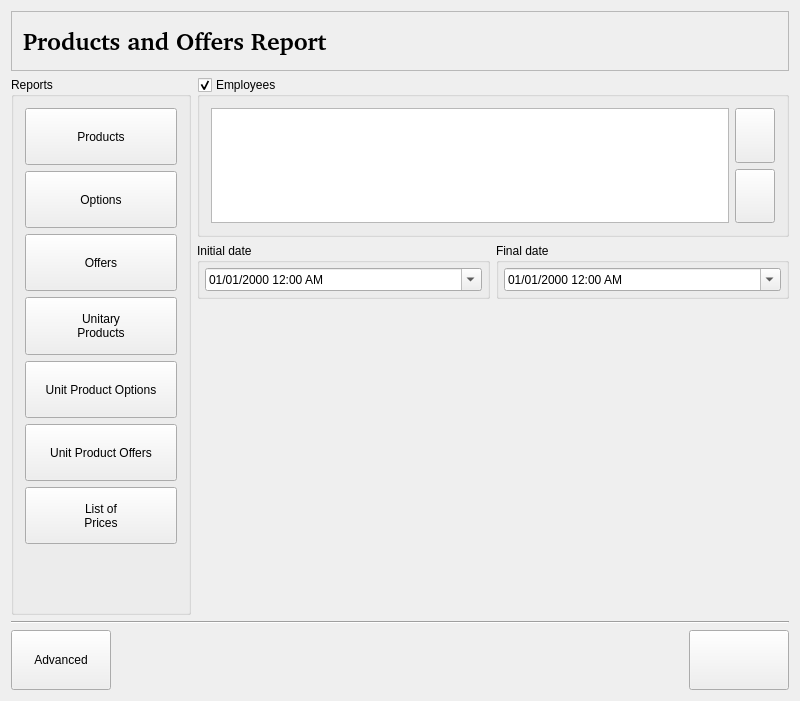
<?xml version="1.0" encoding="UTF-8"?>
<ui version="4.0">
 <class>ProdAndOfferReportWidgetBase</class>
 <widget class="QWidget" name="ProdAndOfferReportWidgetBase">
  <property name="geometry">
   <rect>
    <x>0</x>
    <y>0</y>
    <width>800</width>
    <height>701</height>
   </rect>
  </property>
  <property name="minimumSize">
   <size>
    <width>800</width>
    <height>0</height>
   </size>
  </property>
  <property name="maximumSize">
   <size>
    <width>800</width>
    <height>32767</height>
   </size>
  </property>
  <property name="windowTitle">
   <string>Form1</string>
  </property>
  <layout class="QVBoxLayout">
   <property name="spacing">
    <number>0</number>
   </property>
   <property name="leftMargin">
    <number>0</number>
   </property>
   <property name="topMargin">
    <number>0</number>
   </property>
   <property name="rightMargin">
    <number>0</number>
   </property>
   <property name="bottomMargin">
    <number>0</number>
   </property>
   <item>
    <widget class="QStackedWidget" name="stack">
     <property name="currentIndex">
      <number>0</number>
     </property>
     <widget class="QWidget" name="main_page">
      <property name="sizePolicy">
       <sizepolicy hsizetype="Expanding" vsizetype="Expanding">
        <horstretch>0</horstretch>
        <verstretch>0</verstretch>
       </sizepolicy>
      </property>
      <layout class="QVBoxLayout">
       <item>
        <widget class="QFrame" name="Frame3">
         <property name="minimumSize">
          <size>
           <width>0</width>
           <height>60</height>
          </size>
         </property>
         <property name="maximumSize">
          <size>
           <width>32567</width>
           <height>60</height>
          </size>
         </property>
         <property name="frameShape">
          <enum>QFrame::StyledPanel</enum>
         </property>
         <property name="frameShadow">
          <enum>QFrame::Raised</enum>
         </property>
         <property name="lineWidth">
          <number>2</number>
         </property>
         <layout class="QHBoxLayout">
          <property name="spacing">
           <number>6</number>
          </property>
          <property name="leftMargin">
           <number>11</number>
          </property>
          <property name="topMargin">
           <number>11</number>
          </property>
          <property name="rightMargin">
           <number>11</number>
          </property>
          <property name="bottomMargin">
           <number>11</number>
          </property>
          <item>
           <widget class="QLabel" name="title">
            <property name="font">
             <font>
              <family>Nimbus Sans l [Urw]</family>
              <pointsize>18</pointsize>
              <bold>true</bold>
             </font>
            </property>
            <property name="text">
             <string>Products and Offers Report</string>
            </property>
            <property name="wordWrap">
             <bool>false</bool>
            </property>
           </widget>
          </item>
          <item>
           <spacer name="Spacer3">
            <property name="orientation">
             <enum>Qt::Horizontal</enum>
            </property>
            <property name="sizeType">
             <enum>QSizePolicy::Expanding</enum>
            </property>
            <property name="sizeHint" stdset="0">
             <size>
              <width>181</width>
              <height>0</height>
             </size>
            </property>
           </spacer>
          </item>
         </layout>
        </widget>
       </item>
       <item>
        <layout class="QHBoxLayout">
         <item>
          <widget class="QGroupBox" name="report_buttongroup">
           <property name="maximumSize">
            <size>
             <width>180</width>
             <height>32767</height>
            </size>
           </property>
           <property name="title">
            <string>Reports</string>
           </property>
           <property name="exclusive" stdset="0">
            <bool>true</bool>
           </property>
           <layout class="QVBoxLayout">
            <item>
             <widget class="QPushButton" name="productos_button">
              <property name="sizePolicy">
               <sizepolicy hsizetype="Expanding" vsizetype="Expanding">
                <horstretch>0</horstretch>
                <verstretch>0</verstretch>
               </sizepolicy>
              </property>
              <property name="maximumSize">
               <size>
                <width>32767</width>
                <height>60</height>
               </size>
              </property>
              <property name="text">
               <string>Products</string>
              </property>
              <property name="icon">
               <iconset>
                <normaloff>image0</normaloff>image0</iconset>
              </property>
              <property name="checkable">
               <bool>true</bool>
              </property>
             </widget>
            </item>
            <item>
             <widget class="QPushButton" name="opciones_button">
              <property name="sizePolicy">
               <sizepolicy hsizetype="Expanding" vsizetype="Expanding">
                <horstretch>0</horstretch>
                <verstretch>0</verstretch>
               </sizepolicy>
              </property>
              <property name="maximumSize">
               <size>
                <width>32767</width>
                <height>60</height>
               </size>
              </property>
              <property name="text">
               <string>Options</string>
              </property>
              <property name="icon">
               <iconset>
                <normaloff>image1</normaloff>image1</iconset>
              </property>
              <property name="checkable">
               <bool>true</bool>
              </property>
             </widget>
            </item>
            <item>
             <widget class="QPushButton" name="ofertas_button">
              <property name="sizePolicy">
               <sizepolicy hsizetype="Expanding" vsizetype="Expanding">
                <horstretch>0</horstretch>
                <verstretch>0</verstretch>
               </sizepolicy>
              </property>
              <property name="maximumSize">
               <size>
                <width>32767</width>
                <height>60</height>
               </size>
              </property>
              <property name="text">
               <string>Offers</string>
              </property>
              <property name="icon">
               <iconset>
                <normaloff>image1</normaloff>image1</iconset>
              </property>
              <property name="checkable">
               <bool>true</bool>
              </property>
             </widget>
            </item>
            <item>
             <widget class="QPushButton" name="prod_unitarios_button">
              <property name="sizePolicy">
               <sizepolicy hsizetype="Expanding" vsizetype="Expanding">
                <horstretch>0</horstretch>
                <verstretch>0</verstretch>
               </sizepolicy>
              </property>
              <property name="maximumSize">
               <size>
                <width>32767</width>
                <height>60</height>
               </size>
              </property>
              <property name="text">
               <string>Unitary
Products</string>
              </property>
              <property name="icon">
               <iconset>
                <normaloff>image2</normaloff>image2</iconset>
              </property>
              <property name="checkable">
               <bool>true</bool>
              </property>
             </widget>
            </item>
            <item>
             <widget class="QPushButton" name="opciones_prod_unitarios_button">
              <property name="sizePolicy">
               <sizepolicy hsizetype="Expanding" vsizetype="Expanding">
                <horstretch>0</horstretch>
                <verstretch>0</verstretch>
               </sizepolicy>
              </property>
              <property name="maximumSize">
               <size>
                <width>32767</width>
                <height>60</height>
               </size>
              </property>
              <property name="text">
               <string>Unit Product Options</string>
              </property>
              <property name="icon">
               <iconset>
                <normaloff>image1</normaloff>image1</iconset>
              </property>
              <property name="checkable">
               <bool>true</bool>
              </property>
             </widget>
            </item>
            <item>
             <widget class="QPushButton" name="ofertas_prod_unitarios_button">
              <property name="sizePolicy">
               <sizepolicy hsizetype="Expanding" vsizetype="Expanding">
                <horstretch>0</horstretch>
                <verstretch>0</verstretch>
               </sizepolicy>
              </property>
              <property name="maximumSize">
               <size>
                <width>32767</width>
                <height>60</height>
               </size>
              </property>
              <property name="text">
               <string>Unit Product Offers</string>
              </property>
              <property name="icon">
               <iconset>
                <normaloff>image1</normaloff>image1</iconset>
              </property>
              <property name="checkable">
               <bool>true</bool>
              </property>
             </widget>
            </item>
            <item>
             <widget class="QPushButton" name="precios_button">
              <property name="sizePolicy">
               <sizepolicy hsizetype="Expanding" vsizetype="Expanding">
                <horstretch>0</horstretch>
                <verstretch>0</verstretch>
               </sizepolicy>
              </property>
              <property name="maximumSize">
               <size>
                <width>32767</width>
                <height>60</height>
               </size>
              </property>
              <property name="text">
               <string>List of
Prices</string>
              </property>
              <property name="icon">
               <iconset>
                <normaloff>image3</normaloff>image3</iconset>
              </property>
              <property name="checkable">
               <bool>true</bool>
              </property>
             </widget>
            </item>
            <item>
             <spacer name="spacer1">
              <property name="orientation">
               <enum>Qt::Vertical</enum>
              </property>
              <property name="sizeType">
               <enum>QSizePolicy::Expanding</enum>
              </property>
              <property name="sizeHint" stdset="0">
               <size>
                <width>20</width>
                <height>50</height>
               </size>
              </property>
             </spacer>
            </item>
           </layout>
          </widget>
         </item>
         <item>
          <layout class="QVBoxLayout">
           <item>
            <widget class="QGroupBox" name="employee_groupbox">
             <property name="sizePolicy">
              <sizepolicy hsizetype="Preferred" vsizetype="Expanding">
               <horstretch>0</horstretch>
               <verstretch>1</verstretch>
              </sizepolicy>
             </property>
             <property name="maximumSize">
              <size>
               <width>32767</width>
               <height>160</height>
              </size>
             </property>
             <property name="title">
              <string>Employees</string>
             </property>
             <property name="checkable">
              <bool>true</bool>
             </property>
             <layout class="QHBoxLayout">
              <item>
               <widget class="QListView" name="employee_listview">
                <property name="sizePolicy">
                 <sizepolicy hsizetype="Expanding" vsizetype="Expanding">
                  <horstretch>0</horstretch>
                  <verstretch>1</verstretch>
                 </sizepolicy>
                </property>
                <property name="font">
                 <font>
                  <pointsize>16</pointsize>
                 </font>
                </property>
               </widget>
              </item>
              <item>
               <layout class="QVBoxLayout">
                <item>
                 <widget class="QPushButton" name="up_employee_button">
                  <property name="sizePolicy">
                   <sizepolicy hsizetype="Minimum" vsizetype="Preferred">
                    <horstretch>0</horstretch>
                    <verstretch>0</verstretch>
                   </sizepolicy>
                  </property>
                  <property name="text">
                   <string/>
                  </property>
                 </widget>
                </item>
                <item>
                 <widget class="QPushButton" name="down_employee_button">
                  <property name="sizePolicy">
                   <sizepolicy hsizetype="Minimum" vsizetype="Preferred">
                    <horstretch>0</horstretch>
                    <verstretch>0</verstretch>
                   </sizepolicy>
                  </property>
                  <property name="text">
                   <string/>
                  </property>
                 </widget>
                </item>
               </layout>
              </item>
             </layout>
            </widget>
           </item>
           <item>
            <layout class="QHBoxLayout">
             <item>
              <widget class="QGroupBox" name="init_date_groupbox">
               <property name="sizePolicy">
                <sizepolicy hsizetype="Expanding" vsizetype="Fixed">
                 <horstretch>0</horstretch>
                 <verstretch>0</verstretch>
                </sizepolicy>
               </property>
               <property name="title">
                <string>Initial date</string>
               </property>
               <layout class="QVBoxLayout">
                <property name="spacing">
                 <number>0</number>
                </property>
                <property name="leftMargin">
                 <number>5</number>
                </property>
                <property name="topMargin">
                 <number>5</number>
                </property>
                <property name="rightMargin">
                 <number>5</number>
                </property>
                <property name="bottomMargin">
                 <number>5</number>
                </property>
                <item>
                 <widget class="QDateTimeEdit" name="init_datepicker">
                  <property name="sizePolicy">
                   <sizepolicy hsizetype="Expanding" vsizetype="Preferred">
                    <horstretch>0</horstretch>
                    <verstretch>0</verstretch>
                   </sizepolicy>
                  </property>
                  <property name="displayFormat">
                   <string>MM/dd/yyyy h:mm AP</string>
                  </property>
                  <property name="calendarPopup">
                   <bool>true</bool>
                  </property>
                 </widget>
                </item>
               </layout>
              </widget>
             </item>
             <item>
              <widget class="QGroupBox" name="end_date_groupbox">
               <property name="sizePolicy">
                <sizepolicy hsizetype="Expanding" vsizetype="Fixed">
                 <horstretch>0</horstretch>
                 <verstretch>0</verstretch>
                </sizepolicy>
               </property>
               <property name="title">
                <string>Final date</string>
               </property>
               <layout class="QVBoxLayout">
                <property name="spacing">
                 <number>0</number>
                </property>
                <property name="leftMargin">
                 <number>5</number>
                </property>
                <property name="topMargin">
                 <number>5</number>
                </property>
                <property name="rightMargin">
                 <number>5</number>
                </property>
                <property name="bottomMargin">
                 <number>5</number>
                </property>
                <item>
                 <widget class="QDateTimeEdit" name="end_datepicker">
                  <property name="sizePolicy">
                   <sizepolicy hsizetype="Expanding" vsizetype="Preferred">
                    <horstretch>0</horstretch>
                    <verstretch>0</verstretch>
                   </sizepolicy>
                  </property>
                  <property name="displayFormat">
                   <string>MM/dd/yyyy h:mm AP</string>
                  </property>
                  <property name="calendarPopup">
                   <bool>true</bool>
                  </property>
                 </widget>
                </item>
               </layout>
              </widget>
             </item>
            </layout>
           </item>
           <item>
            <spacer name="spacer30">
             <property name="orientation">
              <enum>Qt::Vertical</enum>
             </property>
             <property name="sizeType">
              <enum>QSizePolicy::Expanding</enum>
             </property>
             <property name="sizeHint" stdset="0">
              <size>
               <width>20</width>
               <height>0</height>
              </size>
             </property>
            </spacer>
           </item>
          </layout>
         </item>
        </layout>
       </item>
       <item>
        <widget class="Line" name="line3">
         <property name="frameShape">
          <enum>QFrame::HLine</enum>
         </property>
         <property name="frameShadow">
          <enum>QFrame::Sunken</enum>
         </property>
        </widget>
       </item>
       <item>
        <layout class="QHBoxLayout">
         <item>
          <widget class="QPushButton" name="advanced_button">
           <property name="minimumSize">
            <size>
             <width>100</width>
             <height>60</height>
            </size>
           </property>
           <property name="text">
            <string>Advanced</string>
           </property>
           <property name="icon">
            <iconset>
             <normaloff>image6</normaloff>image6</iconset>
           </property>
           <property name="checkable">
            <bool>true</bool>
           </property>
           <property name="autoRepeat">
            <bool>false</bool>
           </property>
          </widget>
         </item>
         <item>
          <spacer name="spacer38">
           <property name="orientation">
            <enum>Qt::Horizontal</enum>
           </property>
           <property name="sizeType">
            <enum>QSizePolicy::Expanding</enum>
           </property>
           <property name="sizeHint" stdset="0">
            <size>
             <width>298</width>
             <height>20</height>
            </size>
           </property>
          </spacer>
         </item>
         <item>
          <widget class="QPushButton" name="ok_button">
           <property name="enabled">
            <bool>true</bool>
           </property>
           <property name="minimumSize">
            <size>
             <width>100</width>
             <height>60</height>
            </size>
           </property>
           <property name="text">
            <string/>
           </property>
          </widget>
         </item>
        </layout>
       </item>
      </layout>
     </widget>
     <widget class="QWidget" name="progress_page">
      <layout class="QVBoxLayout">
       <property name="spacing">
        <number>4</number>
       </property>
       <property name="leftMargin">
        <number>4</number>
       </property>
       <property name="topMargin">
        <number>4</number>
       </property>
       <property name="rightMargin">
        <number>4</number>
       </property>
       <property name="bottomMargin">
        <number>4</number>
       </property>
       <item>
        <widget class="QFrame" name="Frame3_2">
         <property name="minimumSize">
          <size>
           <width>0</width>
           <height>60</height>
          </size>
         </property>
         <property name="maximumSize">
          <size>
           <width>32567</width>
           <height>60</height>
          </size>
         </property>
         <property name="frameShape">
          <enum>QFrame::StyledPanel</enum>
         </property>
         <property name="frameShadow">
          <enum>QFrame::Raised</enum>
         </property>
         <property name="lineWidth">
          <number>2</number>
         </property>
         <layout class="QHBoxLayout">
          <property name="spacing">
           <number>6</number>
          </property>
          <property name="leftMargin">
           <number>11</number>
          </property>
          <property name="topMargin">
           <number>11</number>
          </property>
          <property name="rightMargin">
           <number>11</number>
          </property>
          <property name="bottomMargin">
           <number>11</number>
          </property>
          <item>
           <widget class="QLabel" name="title_generacion">
            <property name="font">
             <font>
              <family>Nimbus Sans l [Urw]</family>
              <pointsize>18</pointsize>
              <bold>true</bold>
             </font>
            </property>
            <property name="text">
             <string>Generating Report</string>
            </property>
            <property name="wordWrap">
             <bool>false</bool>
            </property>
           </widget>
          </item>
          <item>
           <spacer name="Spacer3_2">
            <property name="orientation">
             <enum>Qt::Horizontal</enum>
            </property>
            <property name="sizeType">
             <enum>QSizePolicy::Expanding</enum>
            </property>
            <property name="sizeHint" stdset="0">
             <size>
              <width>181</width>
              <height>0</height>
             </size>
            </property>
           </spacer>
          </item>
         </layout>
        </widget>
       </item>
       <item>
        <spacer name="spacer48">
         <property name="orientation">
          <enum>Qt::Vertical</enum>
         </property>
         <property name="sizeType">
          <enum>QSizePolicy::Fixed</enum>
         </property>
         <property name="sizeHint" stdset="0">
          <size>
           <width>20</width>
           <height>61</height>
          </size>
         </property>
        </spacer>
       </item>
       <item>
        <layout class="QHBoxLayout">
         <item>
          <spacer name="spacer49">
           <property name="orientation">
            <enum>Qt::Horizontal</enum>
           </property>
           <property name="sizeType">
            <enum>QSizePolicy::Expanding</enum>
           </property>
           <property name="sizeHint" stdset="0">
            <size>
             <width>101</width>
             <height>20</height>
            </size>
           </property>
          </spacer>
         </item>
         <item>
          <layout class="QVBoxLayout">
           <item>
            <widget class="QLabel" name="textLabel2">
             <property name="text">
              <string>Reports are being generated
This operation can take a few minutes.</string>
             </property>
             <property name="alignment">
              <set>Qt::AlignCenter</set>
             </property>
             <property name="wordWrap">
              <bool>false</bool>
             </property>
            </widget>
           </item>
           <item>
            <layout class="QHBoxLayout"/>
           </item>
           <item>
            <widget class="QProgressBar" name="progress_bar">
             <property name="minimumSize">
              <size>
               <width>400</width>
               <height>0</height>
              </size>
             </property>
            </widget>
           </item>
          </layout>
         </item>
         <item>
          <spacer name="spacer50">
           <property name="orientation">
            <enum>Qt::Horizontal</enum>
           </property>
           <property name="sizeType">
            <enum>QSizePolicy::Expanding</enum>
           </property>
           <property name="sizeHint" stdset="0">
            <size>
             <width>91</width>
             <height>20</height>
            </size>
           </property>
          </spacer>
         </item>
        </layout>
       </item>
       <item>
        <spacer name="spacer51">
         <property name="orientation">
          <enum>Qt::Vertical</enum>
         </property>
         <property name="sizeType">
          <enum>QSizePolicy::Expanding</enum>
         </property>
         <property name="sizeHint" stdset="0">
          <size>
           <width>20</width>
           <height>431</height>
          </size>
         </property>
        </spacer>
       </item>
      </layout>
     </widget>
     <widget class="QWidget" name="view_page">
      <layout class="QVBoxLayout">
       <item>
        <widget class="QFrame" name="kghostview_frame">
         <property name="sizePolicy">
          <sizepolicy hsizetype="Expanding" vsizetype="Expanding">
           <horstretch>0</horstretch>
           <verstretch>0</verstretch>
          </sizepolicy>
         </property>
         <property name="minimumSize">
          <size>
           <width>0</width>
           <height>600</height>
          </size>
         </property>
         <property name="frameShape">
          <enum>QFrame::NoFrame</enum>
         </property>
         <property name="frameShadow">
          <enum>QFrame::Plain</enum>
         </property>
        </widget>
       </item>
       <item>
        <widget class="Line" name="line8">
         <property name="frameShape">
          <enum>QFrame::HLine</enum>
         </property>
         <property name="frameShadow">
          <enum>QFrame::Sunken</enum>
         </property>
        </widget>
       </item>
       <item>
        <layout class="QHBoxLayout">
         <item>
          <widget class="QPushButton" name="start_gv_button">
           <property name="sizePolicy">
            <sizepolicy hsizetype="Minimum" vsizetype="Expanding">
             <horstretch>0</horstretch>
             <verstretch>0</verstretch>
            </sizepolicy>
           </property>
           <property name="minimumSize">
            <size>
             <width>60</width>
             <height>60</height>
            </size>
           </property>
           <property name="maximumSize">
            <size>
             <width>60</width>
             <height>60</height>
            </size>
           </property>
           <property name="text">
            <string/>
           </property>
          </widget>
         </item>
         <item>
          <widget class="QPushButton" name="prev_gv_button">
           <property name="sizePolicy">
            <sizepolicy hsizetype="Minimum" vsizetype="Expanding">
             <horstretch>0</horstretch>
             <verstretch>0</verstretch>
            </sizepolicy>
           </property>
           <property name="minimumSize">
            <size>
             <width>60</width>
             <height>60</height>
            </size>
           </property>
           <property name="maximumSize">
            <size>
             <width>60</width>
             <height>60</height>
            </size>
           </property>
           <property name="text">
            <string/>
           </property>
          </widget>
         </item>
         <item>
          <widget class="QPushButton" name="down_gv_button">
           <property name="sizePolicy">
            <sizepolicy hsizetype="Minimum" vsizetype="Expanding">
             <horstretch>0</horstretch>
             <verstretch>0</verstretch>
            </sizepolicy>
           </property>
           <property name="minimumSize">
            <size>
             <width>60</width>
             <height>60</height>
            </size>
           </property>
           <property name="maximumSize">
            <size>
             <width>60</width>
             <height>60</height>
            </size>
           </property>
           <property name="text">
            <string/>
           </property>
           <property name="autoRepeat">
            <bool>true</bool>
           </property>
          </widget>
         </item>
         <item>
          <widget class="QPushButton" name="zoomin_gv_button">
           <property name="sizePolicy">
            <sizepolicy hsizetype="Minimum" vsizetype="Expanding">
             <horstretch>0</horstretch>
             <verstretch>0</verstretch>
            </sizepolicy>
           </property>
           <property name="minimumSize">
            <size>
             <width>60</width>
             <height>60</height>
            </size>
           </property>
           <property name="maximumSize">
            <size>
             <width>60</width>
             <height>60</height>
            </size>
           </property>
           <property name="text">
            <string/>
           </property>
           <property name="autoRepeat">
            <bool>false</bool>
           </property>
          </widget>
         </item>
         <item>
          <widget class="QPushButton" name="zoomout_gv_button">
           <property name="sizePolicy">
            <sizepolicy hsizetype="Minimum" vsizetype="Expanding">
             <horstretch>0</horstretch>
             <verstretch>0</verstretch>
            </sizepolicy>
           </property>
           <property name="minimumSize">
            <size>
             <width>60</width>
             <height>60</height>
            </size>
           </property>
           <property name="maximumSize">
            <size>
             <width>60</width>
             <height>60</height>
            </size>
           </property>
           <property name="text">
            <string/>
           </property>
           <property name="autoRepeat">
            <bool>false</bool>
           </property>
          </widget>
         </item>
         <item>
          <widget class="QPushButton" name="up_gv_button">
           <property name="sizePolicy">
            <sizepolicy hsizetype="Minimum" vsizetype="Expanding">
             <horstretch>0</horstretch>
             <verstretch>0</verstretch>
            </sizepolicy>
           </property>
           <property name="minimumSize">
            <size>
             <width>60</width>
             <height>60</height>
            </size>
           </property>
           <property name="maximumSize">
            <size>
             <width>60</width>
             <height>60</height>
            </size>
           </property>
           <property name="text">
            <string/>
           </property>
           <property name="autoRepeat">
            <bool>true</bool>
           </property>
          </widget>
         </item>
         <item>
          <widget class="QPushButton" name="next_gv_button">
           <property name="sizePolicy">
            <sizepolicy hsizetype="Minimum" vsizetype="Expanding">
             <horstretch>0</horstretch>
             <verstretch>0</verstretch>
            </sizepolicy>
           </property>
           <property name="minimumSize">
            <size>
             <width>60</width>
             <height>60</height>
            </size>
           </property>
           <property name="maximumSize">
            <size>
             <width>60</width>
             <height>60</height>
            </size>
           </property>
           <property name="text">
            <string/>
           </property>
          </widget>
         </item>
         <item>
          <widget class="QPushButton" name="last_gv_button">
           <property name="sizePolicy">
            <sizepolicy hsizetype="Minimum" vsizetype="Minimum">
             <horstretch>0</horstretch>
             <verstretch>0</verstretch>
            </sizepolicy>
           </property>
           <property name="minimumSize">
            <size>
             <width>60</width>
             <height>60</height>
            </size>
           </property>
           <property name="maximumSize">
            <size>
             <width>60</width>
             <height>60</height>
            </size>
           </property>
           <property name="text">
            <string/>
           </property>
          </widget>
         </item>
         <item>
          <spacer name="spacer59">
           <property name="orientation">
            <enum>Qt::Horizontal</enum>
           </property>
           <property name="sizeType">
            <enum>QSizePolicy::Expanding</enum>
           </property>
           <property name="sizeHint" stdset="0">
            <size>
             <width>37</width>
             <height>20</height>
            </size>
           </property>
          </spacer>
         </item>
         <item>
          <widget class="QPushButton" name="save_report_button">
           <property name="sizePolicy">
            <sizepolicy hsizetype="Minimum" vsizetype="Expanding">
             <horstretch>0</horstretch>
             <verstretch>0</verstretch>
            </sizepolicy>
           </property>
           <property name="minimumSize">
            <size>
             <width>100</width>
             <height>60</height>
            </size>
           </property>
           <property name="maximumSize">
            <size>
             <width>100</width>
             <height>60</height>
            </size>
           </property>
           <property name="text">
            <string>Save</string>
           </property>
           <property name="icon">
            <iconset>
             <normaloff>image14</normaloff>image14</iconset>
           </property>
          </widget>
         </item>
         <item>
          <widget class="QPushButton" name="exit_button">
           <property name="sizePolicy">
            <sizepolicy hsizetype="Minimum" vsizetype="Expanding">
             <horstretch>0</horstretch>
             <verstretch>0</verstretch>
            </sizepolicy>
           </property>
           <property name="minimumSize">
            <size>
             <width>100</width>
             <height>60</height>
            </size>
           </property>
           <property name="maximumSize">
            <size>
             <width>100</width>
             <height>60</height>
            </size>
           </property>
           <property name="text">
            <string>Quit</string>
           </property>
           <property name="icon">
            <iconset>
             <normaloff>image15</normaloff>image15</iconset>
           </property>
          </widget>
         </item>
        </layout>
       </item>
      </layout>
     </widget>
     <widget class="QWidget" name="error_page">
      <layout class="QVBoxLayout">
       <item>
        <spacer name="spacer48_2">
         <property name="orientation">
          <enum>Qt::Vertical</enum>
         </property>
         <property name="sizeType">
          <enum>QSizePolicy::Fixed</enum>
         </property>
         <property name="sizeHint" stdset="0">
          <size>
           <width>20</width>
           <height>230</height>
          </size>
         </property>
        </spacer>
       </item>
       <item>
        <layout class="QHBoxLayout">
         <item>
          <spacer name="spacer49_2">
           <property name="orientation">
            <enum>Qt::Horizontal</enum>
           </property>
           <property name="sizeType">
            <enum>QSizePolicy::Expanding</enum>
           </property>
           <property name="sizeHint" stdset="0">
            <size>
             <width>101</width>
             <height>20</height>
            </size>
           </property>
          </spacer>
         </item>
         <item>
          <layout class="QVBoxLayout">
           <item>
            <widget class="QLabel" name="error_label">
             <property name="text">
              <string>Your wPOS installation does not have the Reports Module.
This module is necessary to be able to generate and view the reports.
Get in touch with Wiresens, if you are interested in acquiring it.</string>
             </property>
             <property name="alignment">
              <set>Qt::AlignCenter</set>
             </property>
             <property name="wordWrap">
              <bool>false</bool>
             </property>
            </widget>
           </item>
           <item>
            <layout class="QHBoxLayout"/>
           </item>
          </layout>
         </item>
         <item>
          <spacer name="spacer50_2">
           <property name="orientation">
            <enum>Qt::Horizontal</enum>
           </property>
           <property name="sizeType">
            <enum>QSizePolicy::Expanding</enum>
           </property>
           <property name="sizeHint" stdset="0">
            <size>
             <width>91</width>
             <height>20</height>
            </size>
           </property>
          </spacer>
         </item>
        </layout>
       </item>
       <item>
        <spacer name="spacer51_2">
         <property name="orientation">
          <enum>Qt::Vertical</enum>
         </property>
         <property name="sizeType">
          <enum>QSizePolicy::Expanding</enum>
         </property>
         <property name="sizeHint" stdset="0">
          <size>
           <width>20</width>
           <height>468</height>
          </size>
         </property>
        </spacer>
       </item>
      </layout>
     </widget>
    </widget>
   </item>
  </layout>
 </widget>
 <layoutdefault spacing="6" margin="11"/>
 <resources/>
 <connections/>
</ui>
